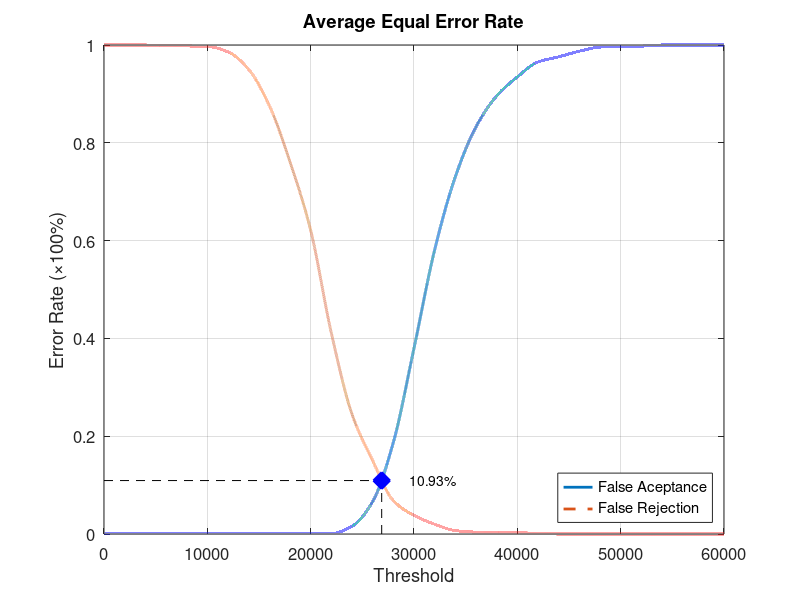
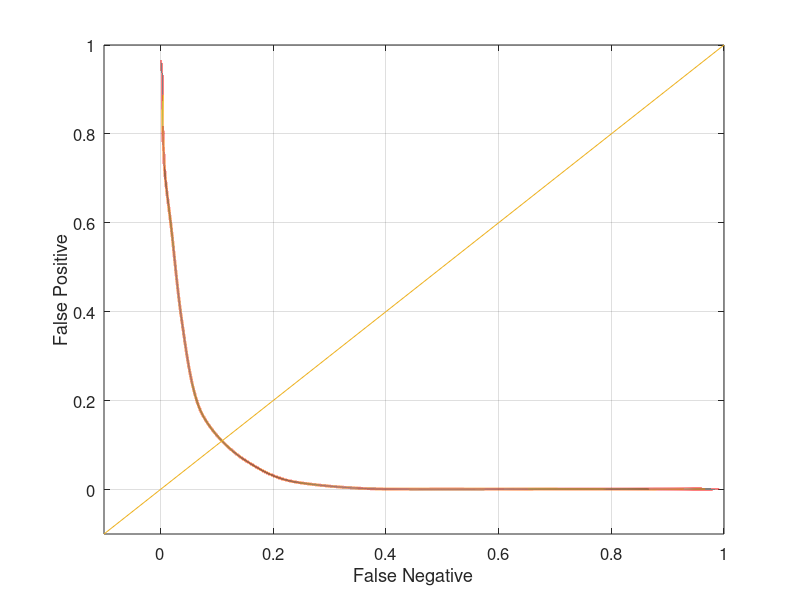

Recreate these plots in MATLAB, in order.
function yEER = Database1Average
close all;
clear;
clc;
x = 0:2000:60000;
xq = 0:0.5:60000;

y0 = [0 0.00105263 0.00105263 0.00105263 0.00105263 0.00105263 0.00105263 0.00105263 0.00105263 0.00105263 0.00105263 0.00105263 0.0157895 0.0663158 0.187368 0.38 0.581053 0.730526 0.832632 0.895789 0.934737 0.965263 0.975789 0.987368 0.99579 0.997895 0.997895 1 1 1 1];
yy0 = interp1(x, y0, xq, 'pchip');
y1 = [1 1 1 0.998 0.998 0.997 0.986 0.95 0.876 0.761 0.621 0.411 0.245 0.15 0.068 0.038 0.02 0.007 0.004 0.004 0.003 0.001 0 0 0 0 0 0 0 0 0];
yy1 = interp1(x, y1, xq, 'pchip');

% Calculating EER: 
y2 = abs(y0 - y1);
find(y2 == min(y2))
yy2 = abs(yy0 - yy1);
xEER = find(yy2 == min(yy2));
xEERIndex = xq(xEER) % X-axis EER
yEER = yy0(xEER) % Y-axis EER

main = figure
plot(xq, yy0,'-','LineWidth', 2);	hold on
plot(xq, yy1,'--','LineWidth', 2);	hold on
plot([xEERIndex xEERIndex], [0 yEER], 'k--');	hold on
plot([0 xEERIndex], [yEER yEER], 'k--');	hold on
plot(xEERIndex, yEER, 'bx', 'LineWidth', 10);	hold on
text(xEERIndex + 10 * xEERIndex / 100, yEER, [num2str(round((10000 * yEER)) / 100) '%'])
legend('False Aceptance', 'False Rejection', 'Location', 'SouthEast')
xlabel('Threshold')
ylabel('Error Rate (\times100%)')
title('Average Equal Error Rate')
set(gca, 'FontSize', 12)
axis([0 60000 0 1])
grid on

print(main, 'Database1AverageMain', '-dpng');
FNRxFPR = figure('Color', [1 1 1]);
plot(yy1, yy0, '-', yy1, yy0, 'LineWidth', 2);
hold on
y = -0.1:0.1:1
plot(y, y); 
set(gca, 'FontSize', 12)
xlabel('False Negative')
ylabel('False Positive')
axis([-0.1 1 -0.1 1])
set(gca, 'FontSize', 12)
grid on

print(FNRxFPR, 'Database1AverageFNRxFPR','-dpng');
end
